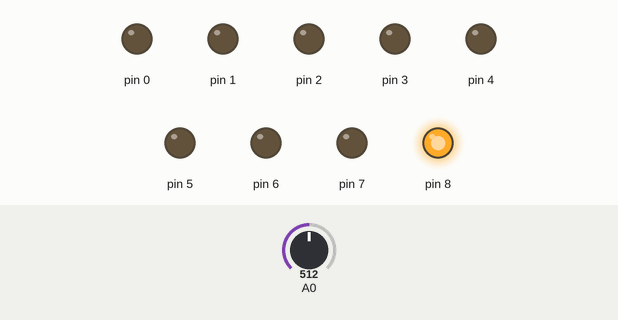
Simulated run of this sketch. Board: Arduino Uno, built with avr-gcc and run on an emulated ATmega328P. Shown: output pins drawn as LEDs (lit = HIGH). The test bench sets the inputs (shaded band); at power-on: A0 = 512.

Above: at 0.1 s.
Timing chart, 0 to 1.6 s (numbered marks = the images above):
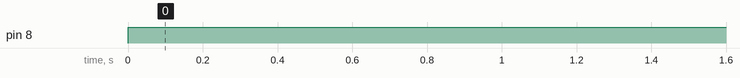

The sketch:

ADC_Controlando_Frequencia_PWM.ino
```cpp
#include <avr/io.h>
#include <stdlib.h>
#define F_CPU 16000000UL
#include <util/delay.h>

uint16_t adc_value;  //Variavel para armazenar o valor do ADC

uint8_t pwm = 0;  //Variavel para a normalizacao do ADC para PWM

void adc_init(void); //Funcao para inicializar o ADC

uint16_t read_adc(uint8_t channel);   	//Funcao para ler o ADC

void Setar_Frequencia_PWM(int prescaler); //Funcao para setar a frequencia do PWM

int main(void){

    DDRD = 0b11111111;     //setar PORTD como saida
    PORTD = 0x00;
    TCCR0A = 0b10100011; //Fast PWM de 8bits, limpar o OC0B no Compare Match, setar OC0B no BOTTOM
    TCNT0 = 0;           // Resetar o TCNT0
    OCR0A = 0;           // Valor inicial da saida PWM
    DDRB |= 0b00000001; //Configurando a porta PB0 como saida
    PORTB = 0b00000001; //nivel logico alto na PB0 para setar o sentido desejado do giro do motor

        adc_init();    //Configurar o ADC

	while(1){       //loop infinito

 			adc_value = read_adc(0);  //ler o ADC

                        pwm = ceil(adc_value * (4 / 1023.0)); //normalizacao da leitura do ADC para o intervalo de
                                                              //0˜4 em vista que temos 5 tipos de prescaler
                                                              //para o fast PWM (1,8,64,256,1024)
                        Setar_Frequencia_PWM(pwm);      //Chamada da funcao para setar a frequencia do PWM

                        OCR0A = 255;   //Full PWM

 			_delay_ms(20);                	//delay de 500ms
	}
return 0;

}

void adc_init(void){

 ADCSRA |= ((1<<ADPS2)|(1<<ADPS1)|(1<<ADPS0));  //16Mhz/128 = 125Khz referencia de clock do ADC

 ADMUX |= (1<<REFS0);                			//referencia do Avcc (5V)

 ADCSRA |= (1<<ADEN);                			//ativar o ADC

 ADCSRA |= (1<<ADSC);                			//Fazer a primeira conversao pois ela e a mais lenta e assim quando
                                                       // eu chamar uma leitura do ADC tudo estara funcionando.

}

uint16_t read_adc(uint8_t channel){

 ADMUX &= 0xF0;                    	//limpar o canal de leitura

 ADMUX |= channel;                	//definir o canal do ADC

 ADCSRA |= (1<<ADSC);               //iniciar uma nova conversao

 while(ADCSRA & (1<<ADSC));         //espera ate que a conversao acabe

 return ADCW;                   	//retorna a leitura do ADC

}

void Setar_Frequencia_PWM(uint8_t prescaler) {
  byte mode;
    switch(prescaler) {
      case 0: mode = 0x01; break; //prescaler 1
      case 1: mode = 0x02; break; //prescaler 8
      case 2: mode = 0x03; break; //prescaler 64
      case 3: mode = 0x04; break; //prescaler 256
      case 4: mode = 0x05; break; //prescaler 1024
      default: return;
    }

    TCCR0B = TCCR0B & 0b11111000 | mode; //setar o prescaler selecionado


}
```

Measured:
- by itself, pin 8: LOW → HIGH at 0.00 s
